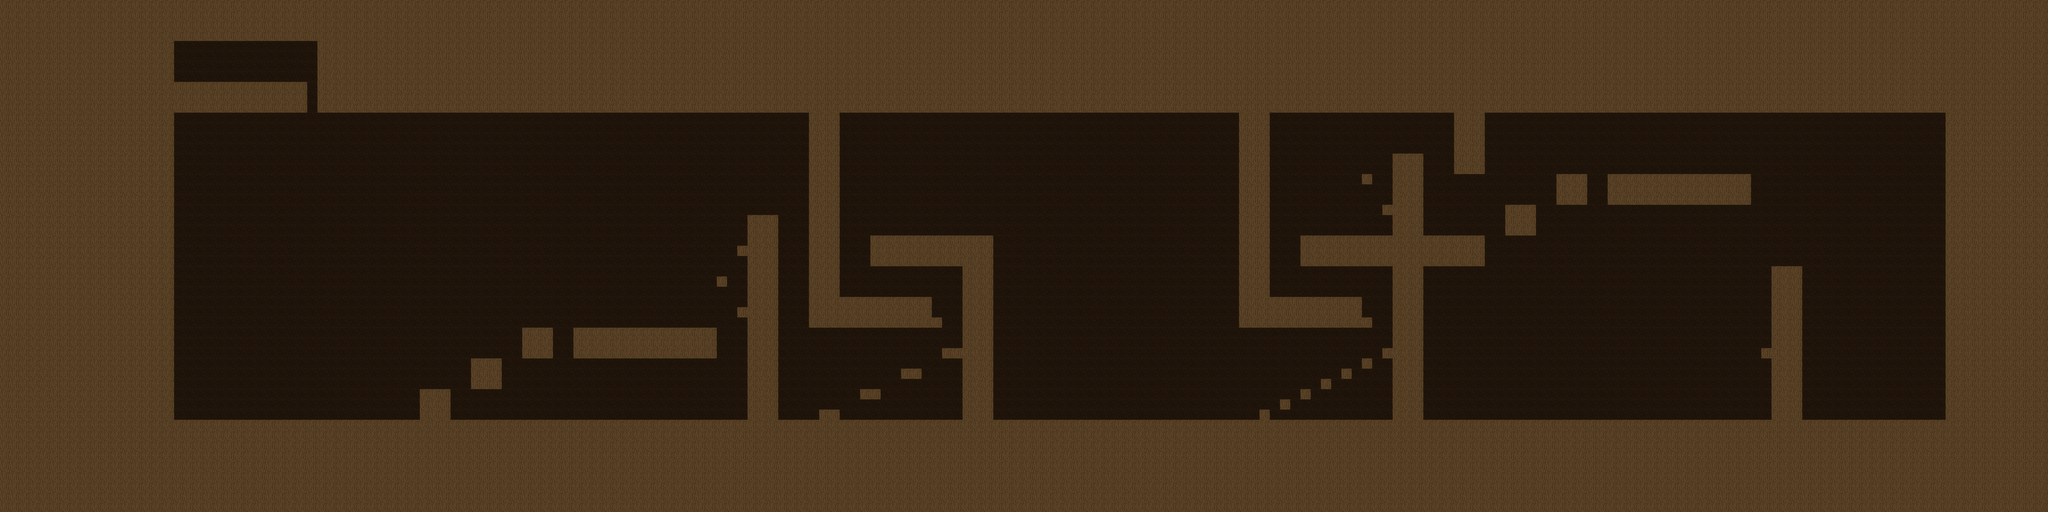

Rendered tile map (Tiled .tmx) drawn with the repository's tilesets; below, a short description and the map source with its tile grids summarised:
An orthogonal 200x50 tile map with 64x64 px tiles, 3 tile layers (BackGround, Walls, Ground).

<map version="1.0" tiledversion="1.0.1" orientation="orthogonal" renderorder="right-down" width="200" height="50" tilewidth="64" tileheight="64" nextobjectid="1">
 <tileset firstgid="1" source="SimpleTileSet.tsx" />
 <layer name="BackGround" width="200" height="50">
  <data>[10000 cells, 10000 non-empty, 1 distinct tile ids]</data>
 </layer>
 <layer name="Walls" width="200" height="50">
  <data>[10000 cells, 3601 non-empty, 1 distinct tile ids]</data>
 </layer>
 <layer name="Ground" width="200" height="50">
  <data>[10000 cells, 1839 non-empty, 1 distinct tile ids]</data>
 </layer>
</map>